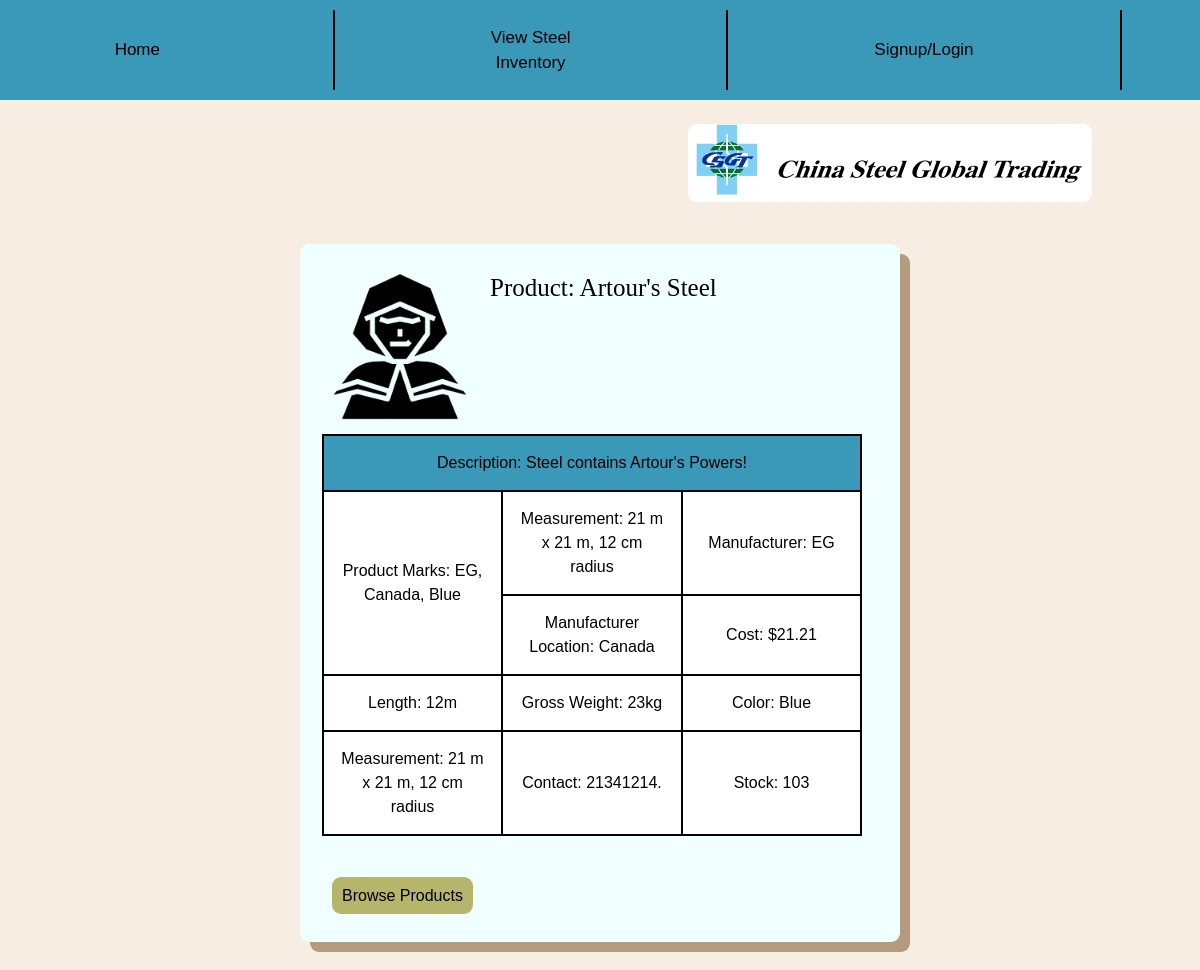
/view/12/, run on an earlier commit of the app's database.
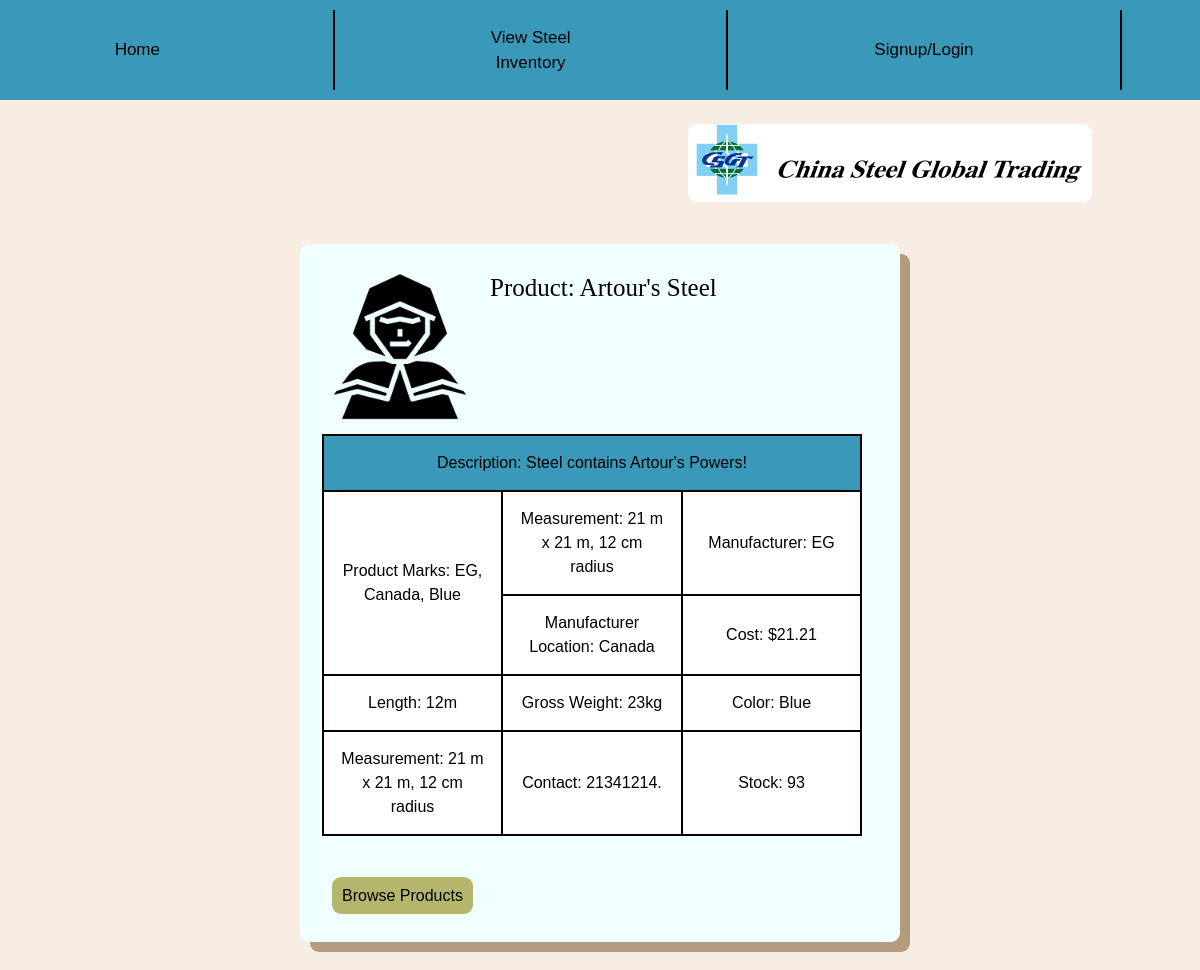
And on a later commit of the database.
### Inventory/models.py (models this page shows, shortened)
class Product(models.Model): #Steels, not food
    objects = models.Manager()
    Name = models.CharField(max_length=200, unique=True)
    Image = models.ImageField(default= "images/defproduct.jpg", blank=True, upload_to="images/") #not have image if we dont have one, uploaded to images folder automatically
    Manufacturer = models.CharField(default=None, max_length=100)
    ManuLoc = models.CharField(default=None,max_length=255)
    Color = models.CharField(default=None, max_length=20)
    Status = models.BooleanField(default=True) #Records incase of removed
    Measurement = models.CharField(default=None, max_length=30)
    Description = models.CharField(default=None, max_length=500)
    GrossWeight = models.CharField(default=None, max_length=40)
    Marks = models.CharField(default=None, null=True, max_length=300)
    Length = models.CharField(max_length=20)
    Cost = models.DecimalField(default=0, validators=[DecimalValidator(7,2)], decimal_places=2, max_digits=7) #declared value USD
    Stock = models.BigIntegerField(default=0)
    Contact = models.CharField(max_length=500)

### Inventory/views.py (the view)
# urls.py: path('view/<int:pk>/', views.Info, name='view'),
def Info(request,pk):
    condition = ""
    CurrentProd = get_object_or_404(Product, pk=pk)
    if request.user.is_authenticated:
        condition = True
        if request.session.get('NAVIGATE') == "confirmorder" or request.session.get('NAVIGATE') == "confirmtrans":
            print('DELETED CACHE')
            request.session['Remarks'] = None
            request.session['productname'] = None
            request.session['OrderedPRem'] = None
            request.session['OrderPname'] = None
            request.session['manufacturer'] = None
            request.session['Order'] = None
            request.session['addedproduct'] = None
        request.session['NAVIGATE'] = "info"
        return render(request, 'Inventory/Info.html',{
            'C' : condition,
            'P' : CurrentProd
        })
    else:
        condition = False
        return render(request, 'Inventory/Info.html',{
            'C' : condition,
            'P' : CurrentProd
        })

### Inventory/templates/Inventory/Info.html (shortened to what this page needs)
{% extends 'Inventory/base.html' %}
{% load static %}
    {% block content %}
    <br><br>
    {% if C == True %}
    <br>
        <div class="container">
            <img class="image" style="float: left; margin: 10px; border-radius: 9px;" src="{{P.Image.url}}">
            <div class="Largetext" style="margin-left: 12vw; word-break: break-word; max-width: 100%; width: 38vw;"> Product: {{P.Name}} </div>
            <table id="tab" style="text-align: center; width: 45vw; max-width: 100%; margin-right: 1vw; word-break: break-word;">
                <tr>
                    <th colspan="3" style="background-color: rgb(58, 152, 185);"> <b>Description</b>: {{P.Description}} </th>
                </tr>
                <tr>
                    <th rowspan="2"><b>Product Marks</b>: {{P.Marks}}</th>
                    <th><b>Measurement:</b> {{P.Measurement}} </th>
                    <th> <b>Manufacturer</b>: {{P.Manufacturer}} </th>
                </tr>
                <tr>
                    <th> <b>Manufacturer Location</b>: {{P.ManuLoc}} </th>
                    <th> <b>Cost</b>: ${{P.Cost}} </th>
                </tr>
                <tr>
                    <th> <b>Length</b>: {{P.Length}}  </th>
                    <th><b>Gross Weight:</b> {{P.GrossWeight}} </th>
                    <th><b>Color:</b> {{P.Color}} </th>
                </tr>
                <tr>
                    <th><b>Measurement:</b> {{P.Measurement}} </th>
                    <th><b>Contact</b>: {{P.Contact}} </th>
                    <th><b>Stock</b>: {{P.Stock}} </th>
                </tr>
            </table>
            <br><br>
            <div style="margin-left: 2vw; display: inline-flex; margin-bottom: 2vh;" id="buts">
                <a class="Button" id="edittemp" style="margin-left: 1vw;"> Delete Product </a>
                <a class="Button" href="{% url 'Products' %}" id="browse"> Back </a> <br> <br>
            </div>
        </div>
        <br>
        <div class="container" id="tempbox" style="word-wrap: break-word; max-width: 100%; background-color:rgb(218, 198, 171);">
            <div class="Largetext" style="font-family: Helvetica; font-weight: 200;"> Are you sure you sure you want to delete product: {{P.Name}}? </div>
            <a class="Button" type="submit" id="temp" href="{% url 'deleteproduct' pk=P.pk %}"> Yes </a>
            <a class="Button" id="hideme"> No </a>
        </div>
    {% elif C == False %}
    <br>
    <div class="container" style="background-color:azure;">
        <img class="image" style="float: left; margin: 10px; border-radius: 9px;" src="{{P.Image.url}}">
        <div class="Largetext" style="margin-left: 12vw; word-break: break-word; max-width: 100%; width: 38vw;"> Product: {{P.Name}} </div>
        <table id="tab" style="text-align: center; width: 45vw; max-width: 100%; margin-right: 1vw; word-break: break-word;">
            <tr>
                <th colspan="3" style="background-color: rgb(58, 152, 185)"> <b>Description</b>: {{P.Description}} </th>
            </tr>
            <tr>
                <th rowspan="2"><b>Product Marks</b>: {{P.Marks}}</th>
                <th><b>Measurement:</b> {{P.Measurement}} </th>
                <th> <b>Manufacturer</b>: {{P.Manufacturer}} </th>
            </tr>
            <tr>
                <th> <b>Manufacturer Location</b>: {{P.ManuLoc}} </th>
                <th> <b>Cost</b>: ${{P.Cost}} </th>
            </tr>
            <tr>
                <th> <b>Length</b>: {{P.Length}}  </th>
                <th><b>Gross Weight:</b> {{P.GrossWeight}} </th>
                <th><b>Color:</b> {{P.Color}} </th>
            </tr>
            <tr>
                <th><b>Measurement:</b> {{P.Measurement}} </th>
                <th><b>Contact</b>: {{P.Contact}} </th>
                <th><b>Stock</b>: {{P.Stock}} </th>
            </tr>
        </table>
        <br><br>
        <a class="Button" href="{% url 'Products' %}" id="browse"> Browse Products </a> <br> <br>
    </div>
    <br>
        <br>
    {% endif %}
    <br><br<br>
    {% endblock %}

What changed in the data, as far as the page shows it:
changed Product "Artour's Steel": Stock "103" → "93"
